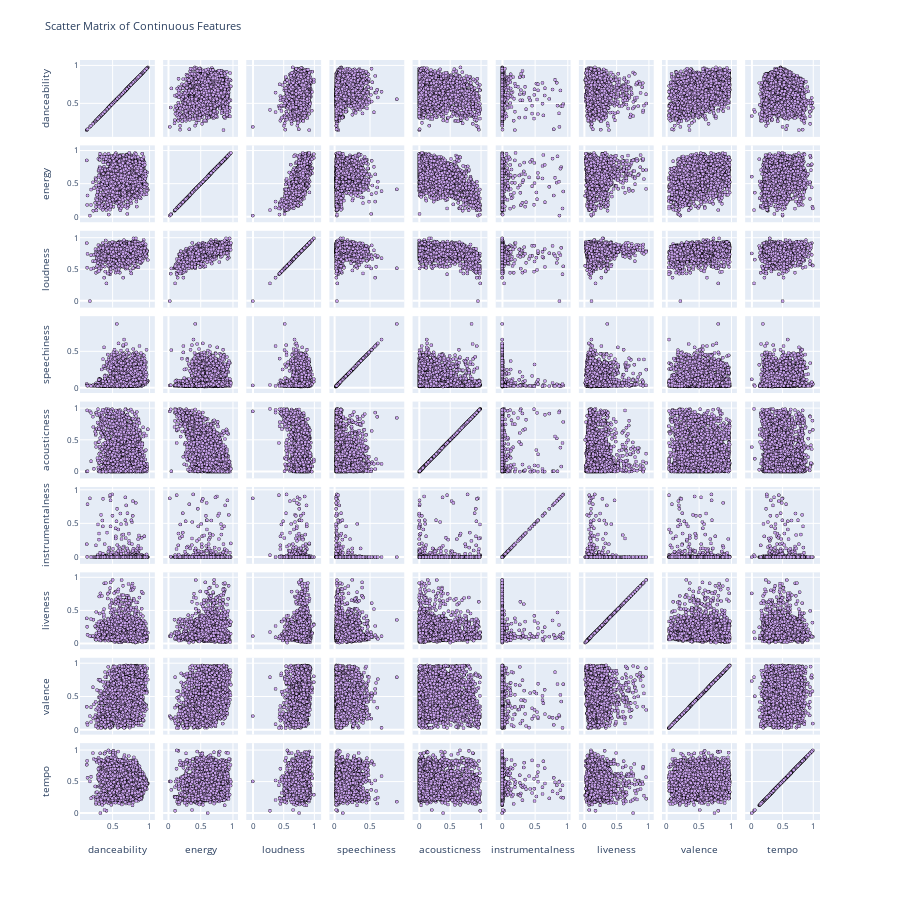

Notebook source saved alongside this figure:
### Markdown cell above
We created a scatter matrix between continuous variables.

### Code cell
fig = px.scatter_matrix(charts.drop(columns=['key', 'mode', 'duration_min', 'track_name', 'artist_names', 'tempo_name']), 
    width = 900, 
    height = 900)
fig.update_traces(marker=dict(size=3, color='rgb(200, 162, 236)', line=dict(width=0.2, color='black')))
fig.update_layout(font_size = 8, title='Scatter Matrix of Continuous Features')
fig.show()

### Figure 1 — Plotly figure (JSON) as saved in the notebook; plotly's stock layout.template omitted (floating-point values rounded to 4 significant figures; data arrays with more than 128 entries replaced by an {"elided": "..."} marker saying what was removed)
{"data": [{"dimensions": [{"axis": {"matches": true}, "label": "danceability", "values": {"elided": "2554 float values"}}, {"axis": {"matches": true}, "label": "energy", "values": {"elided": "2554 float values"}}, {"axis": {"matches": true}, "label": "loudness", "values": {"elided": "2554 float values"}}, {"axis": {"matches": true}, "label": "speechiness", "values": {"elided": "2554 float values"}}, {"axis": {"matches": true}, "label": "acousticness", "values": {"elided": "2554 float values"}}, {"axis": {"matches": true}, "label": "instrumentalness", "values": {"elided": "2554 float values"}}, {"axis": {"matches": true}, "label": "liveness", "values": {"elided": "2554 float values"}}, {"axis": {"matches": true}, "label": "valence", "values": {"elided": "2554 float values"}}, {"axis": {"matches": true}, "label": "tempo", "values": {"elided": "2554 float values"}}], "hovertemplate": "%{xaxis.title.text}=%{x}<br>%{yaxis.title.text}=%{y}<extra></extra>", "legendgroup": "", "marker": {"color": "rgb(200, 162, 236)", "line": {"color": "black", "width": 0.2}, "size": 3, "symbol": "circle"}, "name": "", "showlegend": false, "type": "splom"}], "layout": {"dragmode": "select", "font": {"size": 8}, "height": 900, "legend": {"tracegroupgap": 0}, "margin": {"t": 60}, "title": {"text": "Scatter Matrix of Continuous Features"}, "width": 900}}
